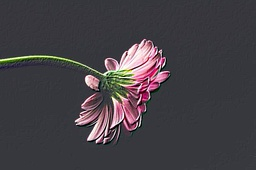
#> input picture CA5/Q1/emboss_effect_parallel_1_processes.jpg, 256 x 170 px, shrunk from 598 x 396 before the run, given in place of image.jpg, which was not available
$ python Q1.py
#> lines starting #> are read from the running program, lines starting #| are printed output that depends on the picture; pictures that were not available may be replaced by others from this repository, and a replacement may not be noted
import cv2
import numpy as np
import time
from multiprocessing import Pool
import matplotlib.pyplot as plt

emboss_kernel = np.array([[-2, -1, 0],
                          [-1,  1, 1],
                          [ 0,  1, 2]])


def process_block(args):
    image, kernel, start_row, end_row = args
    kernel_size = kernel.shape[0]
    pad = kernel_size // 2
    h, w, c = image.shape

    output_block = np.zeros((end_row - start_row - 2 * pad, w - 2 * pad, c), dtype=np.uint8)

    for i in range(start_row + pad, end_row - pad):
        for j in range(pad, w - pad):
            for channel in range(c):
                region = image[i - pad:i + pad + 1, j - pad:j + pad + 1, channel]
                output_block[i - start_row - pad, j - pad, channel] = np.clip(np.sum(region * kernel), 0, 255)

    return output_block

if __name__ == "__main__":
    image = cv2.imread("image.jpg")
#> image is the input picture: shape (170, 256, 3); mean B, G, R 68.9, 63.9, 68

    kernel_size = emboss_kernel.shape[0]
    pad = kernel_size // 2

    h, w, c = image.shape
#> h = 170; w = 256; c = 3

    start_time_sequential = time.perf_counter()

    output_image_sequential = np.zeros((h - 2 * pad, w - 2 * pad, c), dtype=np.uint8)

    for i in range(pad, h - pad):
        for j in range(pad, w - pad):
            for channel in range(c):
                region = image[i - pad:i + pad + 1, j - pad:j + pad + 1, channel]
                output_image_sequential[i - pad, j - pad, channel] = np.clip(np.sum(region * emboss_kernel), 0, 255)
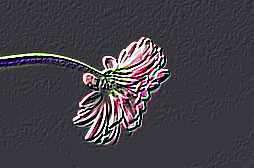
#> output_image_sequential: shape (168, 254, 3); mean B, G, R 70.1, 64.8, 67.5

    end_time_sequential = time.perf_counter()

    sequential_time = end_time_sequential - start_time_sequential

    cv2.imwrite("emboss_effect_sequential.jpg", output_image_sequential)

    num_processes_list = list(range(1, 9))
    speedup_list = []
    efficiency_list = []

    for num_processes in num_processes_list:
        block_height = (h - 2 * pad) // num_processes
        boundaries = [(i * block_height + pad, (i + 1) * block_height + pad) for i in range(num_processes)]
        boundaries[-1] = (boundaries[-1][0], h - pad)  # Adjust the last block to include remaining rows

        args = [(image, emboss_kernel, start, end) for start, end in boundaries]

        start_time_parallel = time.perf_counter()

        with Pool(processes=num_processes) as pool:
            processed_blocks = pool.map(process_block, args)

        end_time_parallel = time.perf_counter()

        parallel_time = end_time_parallel - start_time_parallel

        speedup = sequential_time / parallel_time
        efficiency = speedup / num_processes

        speedup_list.append(speedup)
        efficiency_list.append(efficiency)

        output_image_parallel = np.vstack(processed_blocks)

        output_filename = f"emboss_effect_parallel_{num_processes}_processes.jpg"
        cv2.imwrite(output_filename, output_image_parallel)
#> this loop made 8 passes
#> pass 1, `output_image_parallel = np.vstack(processed_blocks)`:
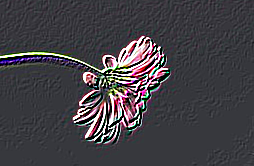
#> output_image_parallel: shape (166, 254, 3); mean of channels 0, 1, 2 70.2, 64.9, 67.6; drawn as B, G, R
#> pass 2, `output_image_parallel = np.vstack(processed_blocks)`:
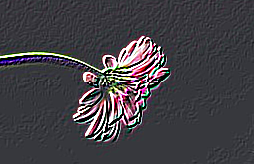
#> output_image_parallel: shape (164, 254, 3); mean of channels 0, 1, 2 70.1, 64.8, 67.5; drawn as B, G, R
#> pass 3, `output_image_parallel = np.vstack(processed_blocks)`:
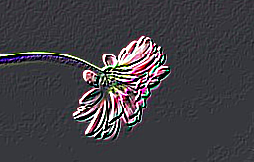
#> output_image_parallel: shape (162, 254, 3); mean of channels 0, 1, 2 69.9, 64.4, 67.1; drawn as B, G, R
#> after the loop, efficiency_list = [1, 0.505, 0.337, 0.25, 0.213, 0.162, 0.159, 0.221]; speedup_list = [1, 1.01, 1.01, 1, 1.07, 0.972, 1.11, 1.77]

    plt.figure(figsize=(12, 6))

    plt.subplot(1, 2, 1)
    plt.plot(num_processes_list, speedup_list, marker='o', label='Speedup')
    plt.title("Speedup vs Number of Processes")
    plt.xlabel("Number of Processes")
    plt.ylabel("Speedup")
    plt.grid()
    plt.legend()

    plt.subplot(1, 2, 2)
    plt.plot(num_processes_list, efficiency_list, marker='o', color='orange', label='Efficiency')
    plt.title("Efficiency vs Number of Processes")
    plt.xlabel("Number of Processes")
    plt.ylabel("Efficiency")
    plt.grid()
    plt.legend()

    plt.tight_layout()
    plt.savefig("performance_analysis.png")
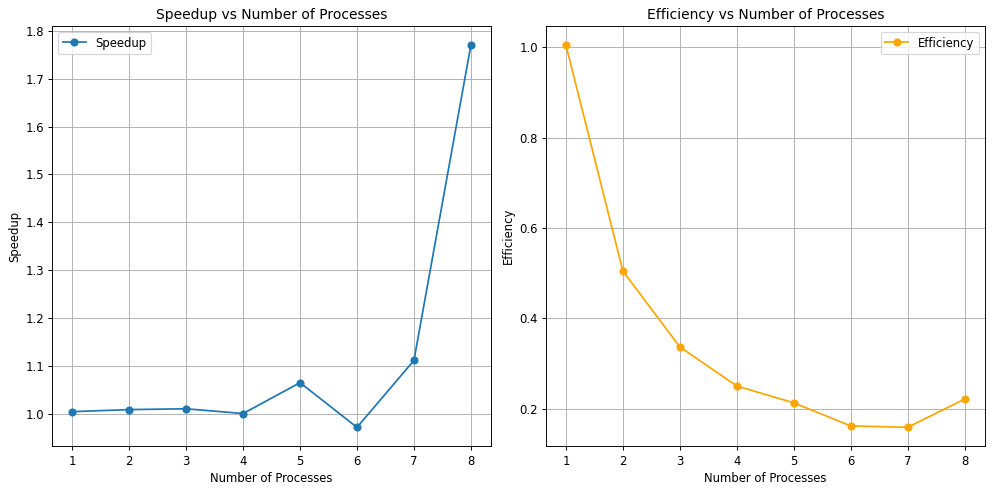
#> figure drawn by matplotlib, 2 panels
    plt.show()
